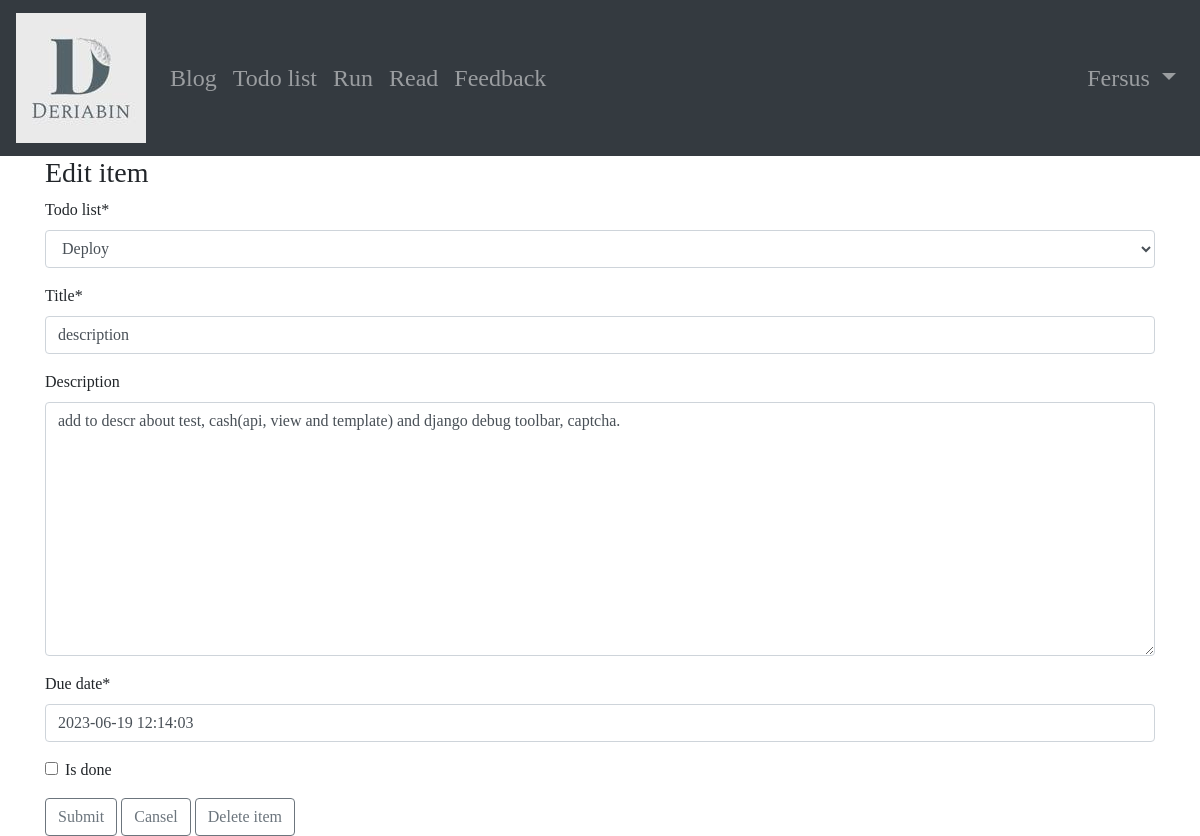
Before: /list/34/item/34/ (signed in) with the older database file.
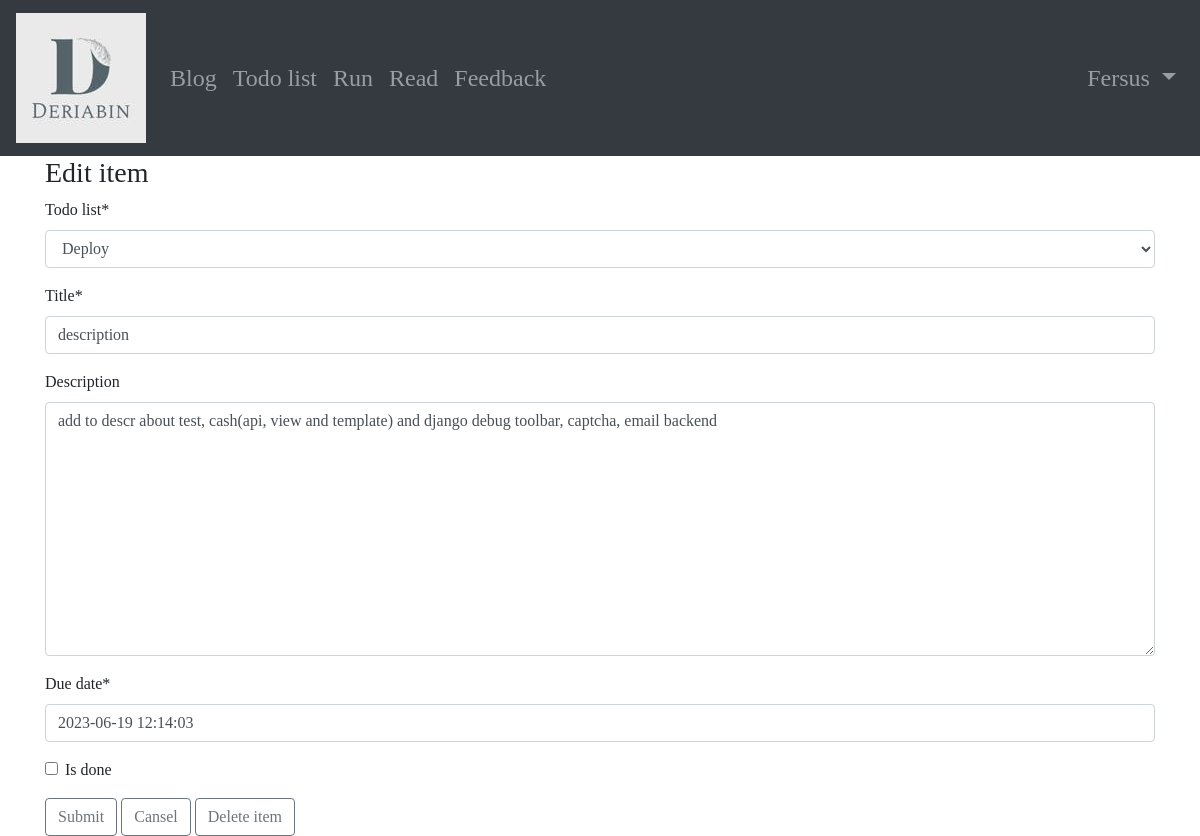
After: the same page with the newer database file.
### todo_app/models.py (models this page shows, shortened)
class ToDoItem(models.Model):
    title = models.CharField(max_length=100)
    description = models.TextField(null=True, blank=True)
    created_date = models.DateTimeField(auto_now_add=True)
    due_date = models.DateTimeField(default=one_week_hence)
    todo_list = models.ForeignKey(ToDoList, on_delete=models.CASCADE)
    is_done = models.BooleanField(default=False)
    class Meta:
        ordering = ["due_date"]

### todo_app/views.py (the view, shortened to what this page needs)
class ItemUpdate(LoginRequiredMixin, UpdateView):
    model = ToDoItem
    fields = [
        "todo_list",
        "title",
        "description",
        "due_date",
        "is_done",
    ]
    def get_context_data(self):
        context = super(ItemUpdate, self).get_context_data()
        context["todo_list"] = self.object.todo_list
        context["title"] = "Edit item"
        return context

### todo_app/models.py (called while the page is built)
    def __str__(self):
        return self.title

### templates/todo_app/todoitem_form.html (shortened to what this page needs)
{% extends "base.html" %}
{% load crispy_forms_tags %}
{% block content %}
<h3>{{ title }}</h3>
<form method="post">
   <table>
       {{ form|crispy }}
    </table>
    <button type="submit" class="btn btn-outline-secondary" >Submit</button>
    <button type="button" onclick="location.href='{% url "list" todo_list.id %}'"
        class="btn btn-outline-secondary" >Cansel</button>
        {% if object %}
    <button type="button" onclick="location.href='{% url "item-delete" todo_list.id object.id %}'"
        class="btn btn-outline-secondary" >Delete item</button>
    {% endif %}
</form>
{% endblock %}

Changed rows visible on the page:
changed ToDoItem "Deploy": description "add to descr about test, cash(api, view and template) and django debug toolbar, captcha." → "add to descr about test, cash(api, view and template) and django debug toolbar, captcha, email backend"
